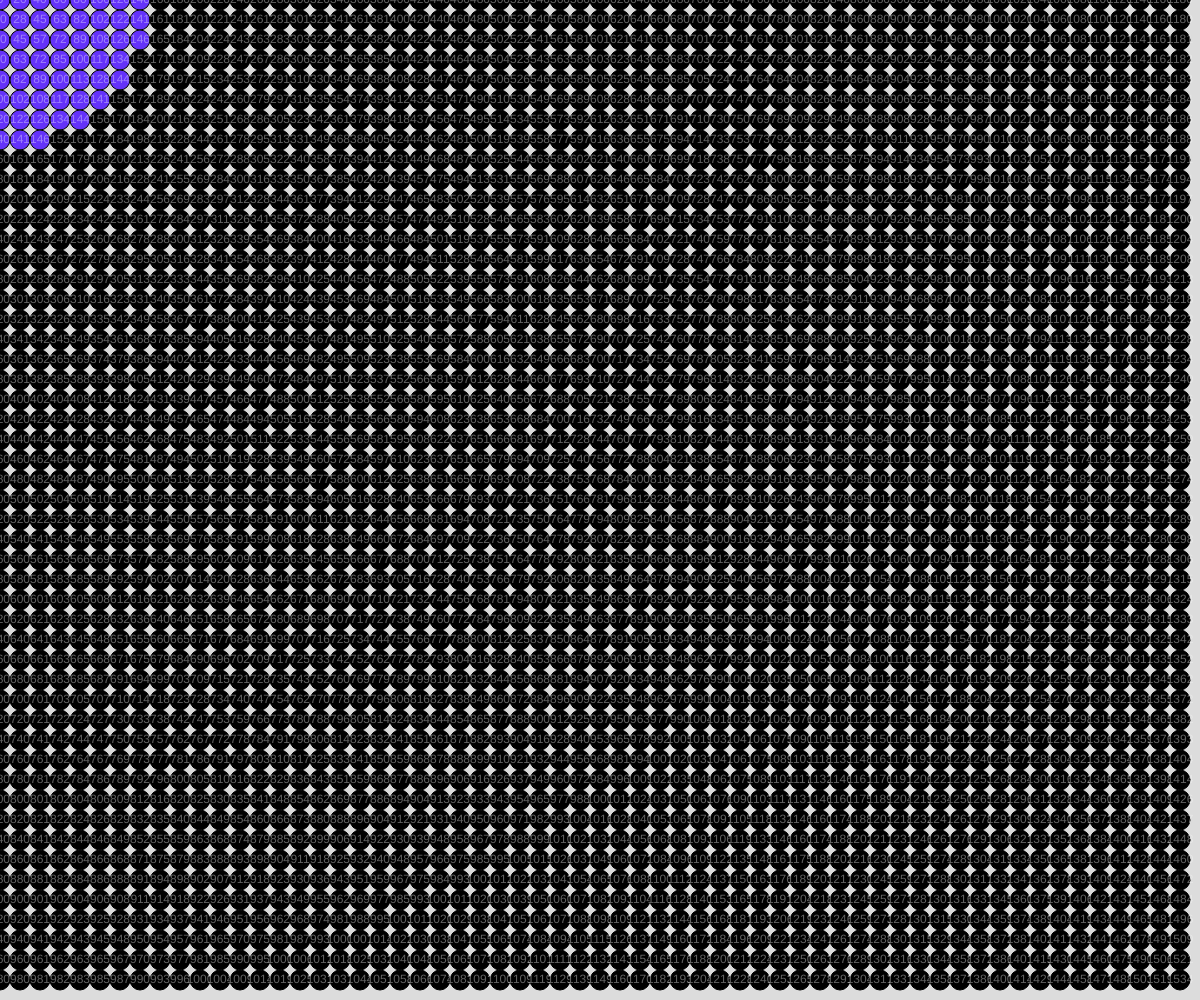
Frame 1 (no input)
Frame 60 (no input): identical to frame 1, image omitted
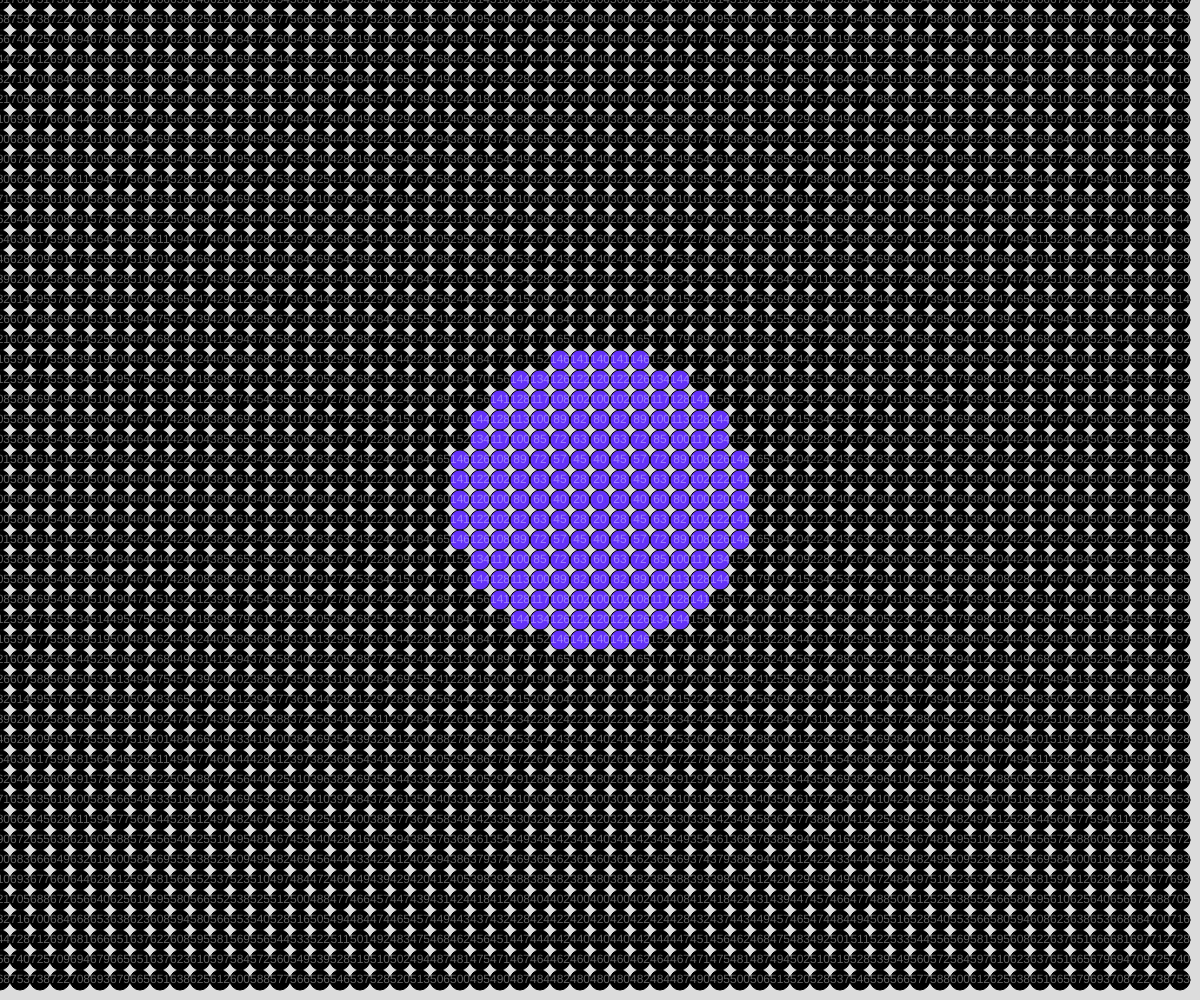
Frame 120 (the mouse pressed at the canvas centre since frame 60)

The p5.js sketch that drew these frames (run headless with seeded random() and noise() and a simulated clock; from frame 60 on, the mouse is pressed at the canvas centre):

// p5.js sketch
// ── sketch.js
// drawing with nested loops
// jordan
// 10/9/2024


//global var
let gridspaceing = 20;

function setup() {
  createCanvas(windowWidth, windowHeight);
  rendergrid();
}

function loopReview(){
  //quickly recap single and nested loops
  for(let x = 0; x <= 40; x = x+20){ //0, 20, 40
    for(let y = 0; y <= 40; y += 20){
      print(x,y)
    }
  }
  


}

function roundDist(x1, y1, x2, y2){
  // takes 2 coordinate pairs and returns the dist
  // betwen, but reounded
  let a = abs(x1 - x2);
  let b = abs(y1 - y2);
  let c = sqrt(sq(a) + sq(b));
  return round(c);
}

 function rendergrid(){
  //use nested loop to draw objects in
  // a grid arrangement
  for(let x = 0; x < width; x += gridspaceing){
    for(let y = 0; y < height; y += gridspaceing){
      let d = roundDist(x,y,mouseX,mouseY)
      if(d > 150) fill(0);
      else fill(100, 50, 250);
      circle(x,y,gridspaceing);
      fill(250, 100);
      textAlign(CENTER, CENTER);
      text(d, x,y);

    }

  }

 }



function draw() {
  background(220);
  rendergrid();
}
